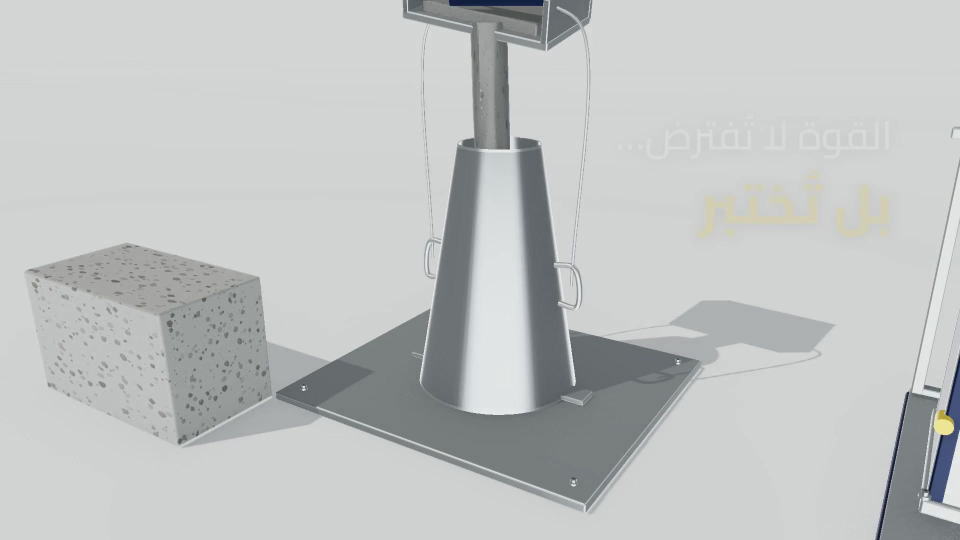
#> input picture projects/etqan-concrete-white-cinematic-60s/renders/qa-frames/frame-0138.jpg, 1920 x 1080 px, given in place of frame-0000.jpg, which was not available (shown at 1/2 size)
$ python export_review.py
#> lines starting #> are read from the running program, lines starting #| are printed output that depends on the picture
"""Review actual encoded frames and derive the cover from the final video."""
import subprocess,pathlib,json
import numpy as np
from PIL import Image,ImageDraw,ImageFont
root=pathlib.Path(__file__).resolve().parents[1];out=root/'renders/qa-frames';out.mkdir(exist_ok=True)
video=root/'renders/etqan-concrete-cinematic-60s-no-vo.mp4'
representative=[(0,'Opening'),(45,'Macro hook'),(165,'Pour'),(225,'Cone'),(315,'Vertical lift'),(405,'Settle'),(465,'Overhead slump'),(525,'Moulds'),(615,'Fill'),(735,'Screed'),(825,'Lower rack'),(885,'Day agreement'),(945,'Water curing'),(1020,'Qualifier clearance'),(1071,'28-day qualifier'),(1170,'Compression frame'),(1290,'Load contact'),(1368,'Before fracture'),(1395,'Cracking'),(1455,'Restrained fracture'),(1560,'Pullback'),(1620,'Brand reveal'),(1755,'Closing'),(1799,'Last frame')]
transitions=[f for t in [4.5,7,17,27,37,50,53] for f in [round(t*30)-3,round(t*30)+3]]
# Paired frames deliberately sampled in the 3D area, away from bottom title animations.
motion_pairs=[(30,42),(155,167),(300,312),(405,417),(600,612),(720,732),(835,847),(940,952),(1180,1192),(1280,1292),(1380,1392),(1450,1462),(1590,1602),(1750,1762)]
boundary_checks=[f for boundary in [120,300,600,900,1380,1620] for f in [boundary-1,boundary]]
selected=sorted(set([f for f,_ in representative]+transitions+boundary_checks+[f for pair in motion_pairs for f in pair]))
filt='select='+'+'.join(rf'eq(n\,{f})' for f in selected)
subprocess.run(['ffmpeg','-v','error','-i',str(video),'-vf',filt,'-fps_mode','vfr','-q:v','2','-y',str(out/'selected-%03d.jpg')],check=True)
#> (this line was passed over: subprocess is not available in this run)
for i,f in enumerate(selected,1):(out/f'selected-{i:03d}.jpg').replace(out/f'frame-{f:04d}.jpg')
w,h,cols=480,296,3;rows=(len(representative)+cols-1)//cols
sheet=Image.new('RGB',(cols*w,rows*h),'#102038');draw=ImageDraw.Draw(sheet);font=ImageFont.truetype('/usr/share/fonts/truetype/dejavu/DejaVuSans.ttf',15)
#> after `sheet = Image.new('RGB', (cols * w, rows * h), '#102038')`:
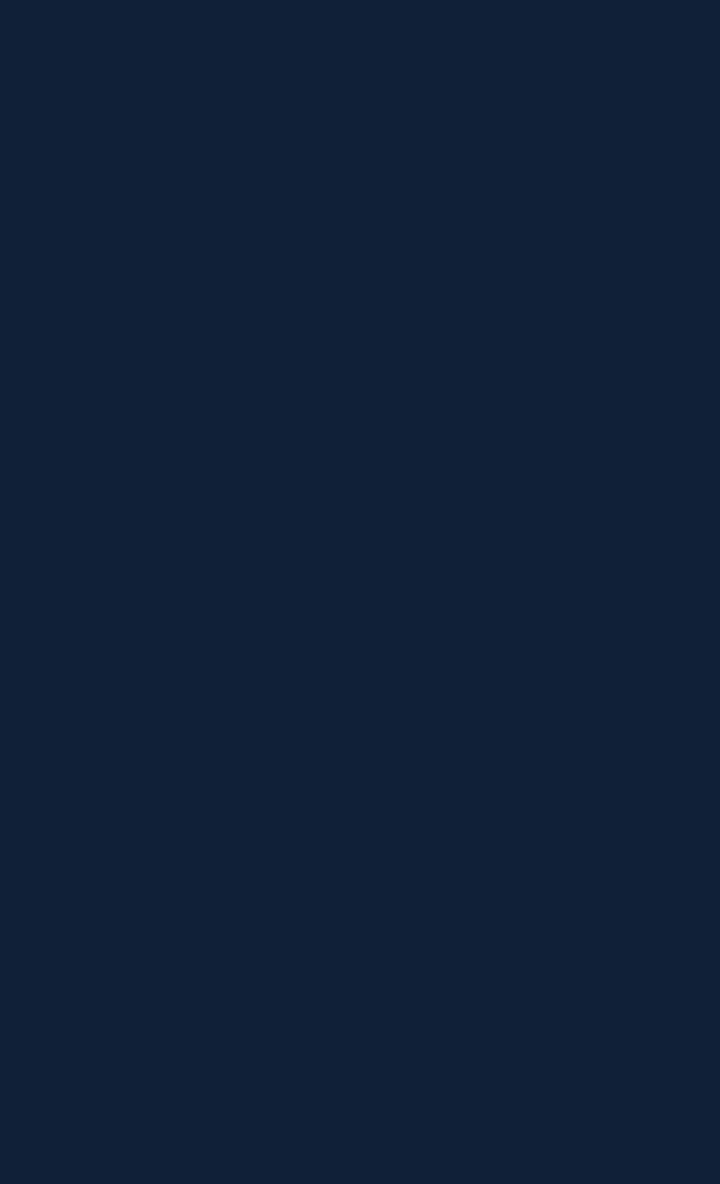
#> sheet: PIL image 1440x2368 RGB (shown at 1/2 size); mean R, G, B 16, 32, 56
for i,(f,name) in enumerate(representative):
 x=i%cols*w;y=i//cols*h;sheet.paste(Image.open(out/f'frame-{f:04d}.jpg').resize((480,270),Image.Resampling.LANCZOS),(x,y));draw.text((x+9,y+275),f'{f/30:.2f}s  {name}',font=font,fill='#ffffff')
#> after `sheet.paste(Image.open(out / f'frame-{f:04d}.jpg').resize((480, 270), `:
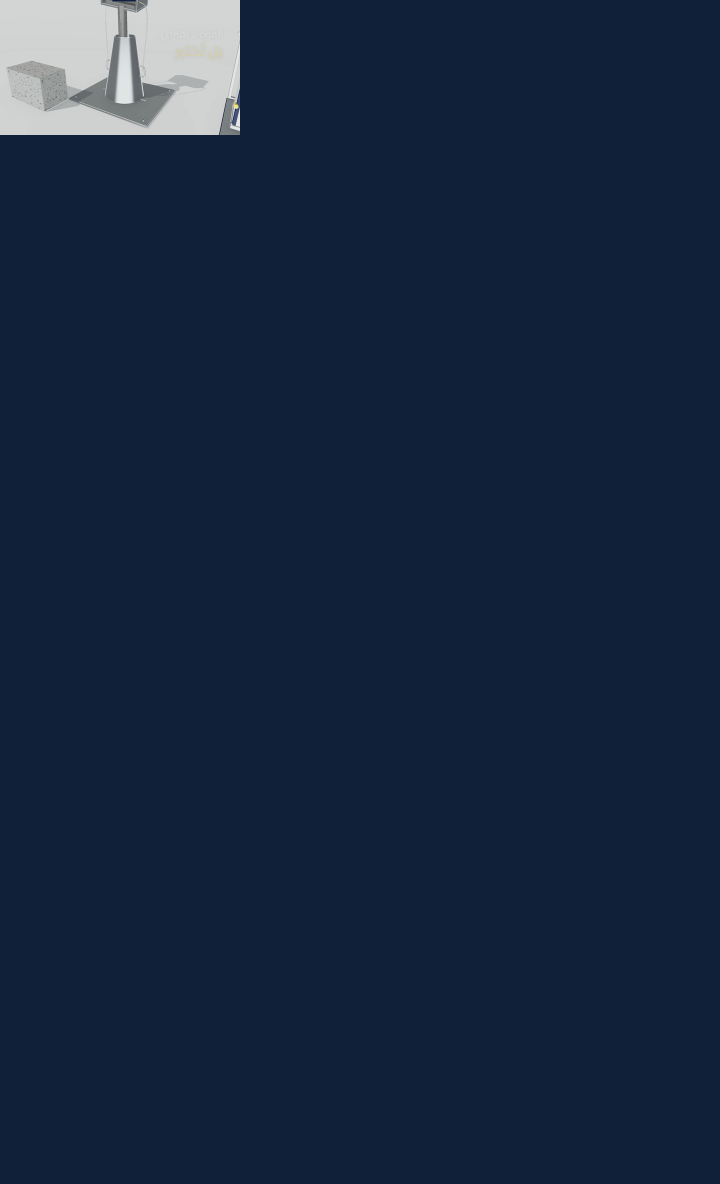
#> sheet: PIL image 1440x2368 RGB (shown at 1/2 size); mean R, G, B 22.7, 38.2, 61.3
#> pass 2 of the loop `for i,(f,name) in enumerate(representative):`:
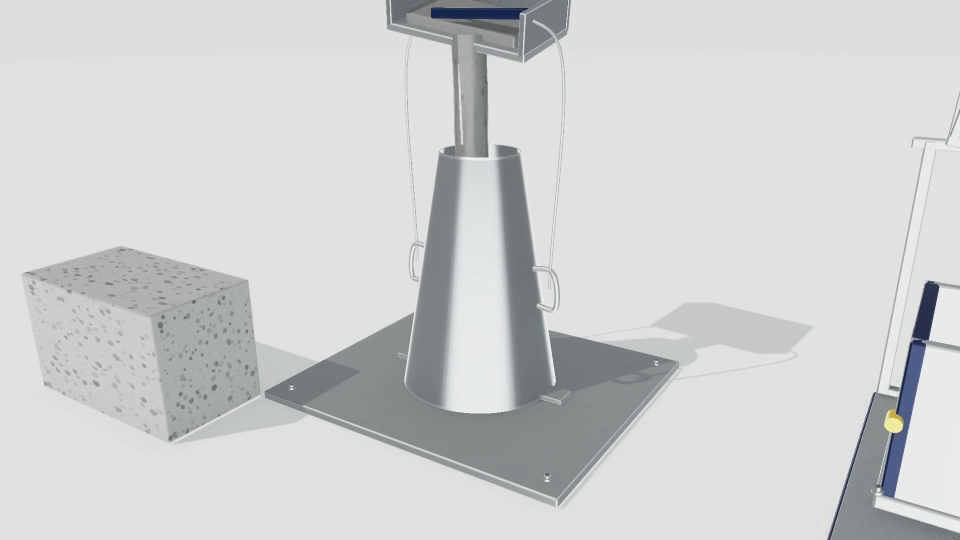
#> input picture projects/etqan-concrete-white-cinematic-60s/renders/qa-frames/frame-0155.jpg, 1920 x 1080 px, given in place of frame-0045.jpg, which was not available (shown at 1/2 size)
#> `sheet.paste(Image.open(out / f'frame-{f:04d}.jpg').resize((480, 270), `:
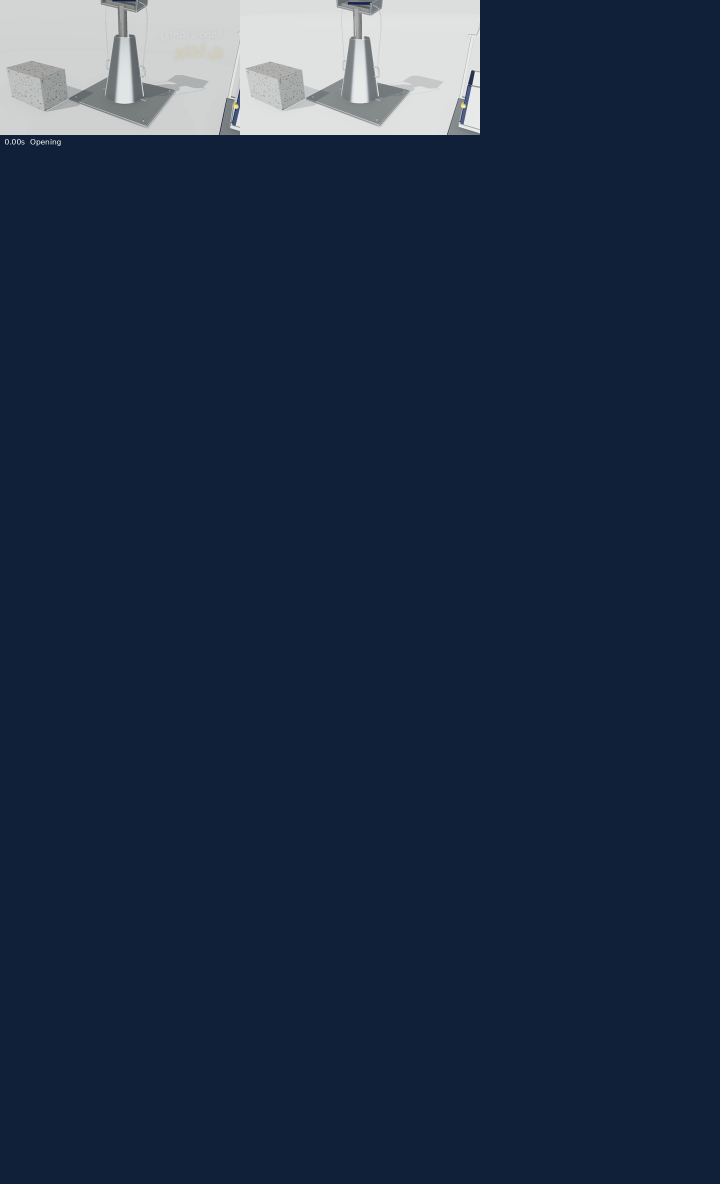
#> sheet: PIL image 1440x2368 RGB (shown at 1/2 size); mean R, G, B 30, 44.9, 67.1
#> pass 3 of the loop `for i,(f,name) in enumerate(representative):`:
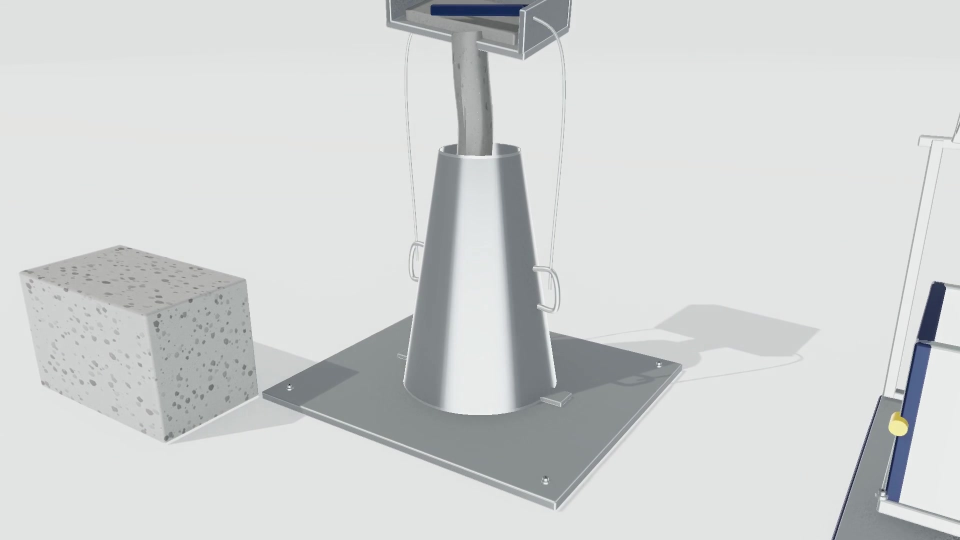
#> input picture projects/etqan-concrete-white-cinematic-60s/renders/qa-frames/frame-0165.jpg, 1920 x 1080 px (shown at 1/2 size)
#> `sheet.paste(Image.open(out / f'frame-{f:04d}.jpg').resize((480, 270), `:
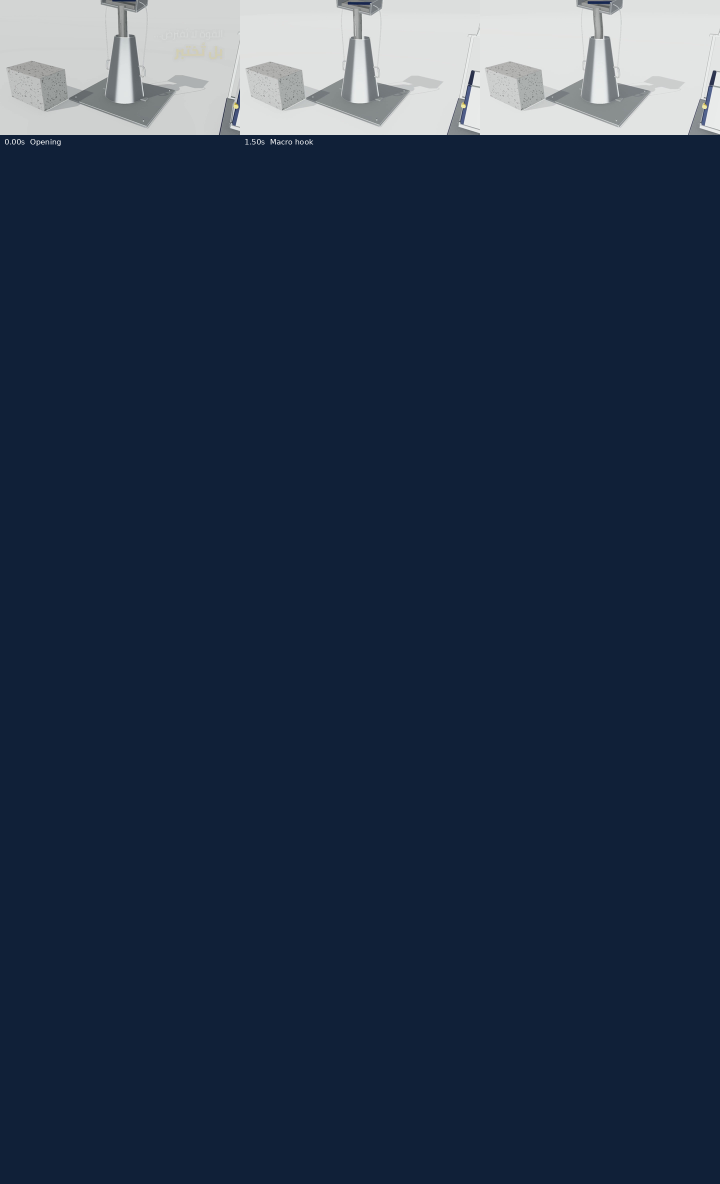
#> sheet: PIL image 1440x2368 RGB (shown at 1/2 size); mean R, G, B 37.4, 51.8, 73
#> (the run stopped early here; a loop or call above may not have finished)
